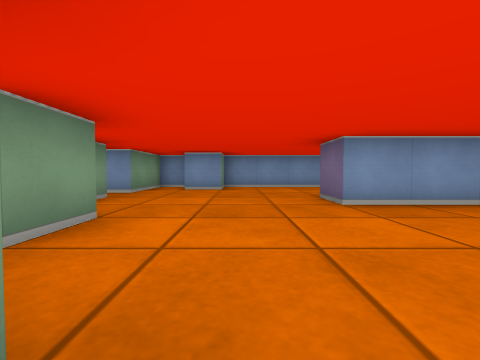
[1] (above)

24 first-person views from a walk through a cub3D maze. The camera is about half as high as the walls, tilts 2° down and sees 90° across. The floor is counted in squares. Each view is taken from the middle of a square. On the plan, view 1 faces up. The plan holds only what a view shows up to about 9 squares ahead; the rest is blank.

[2]
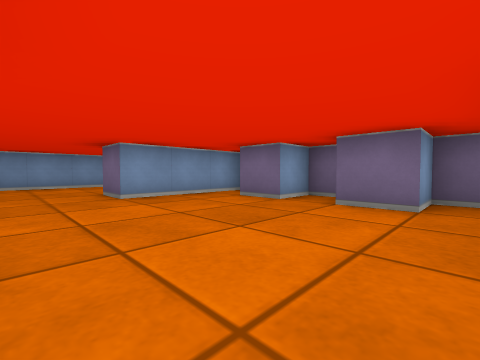

[3]
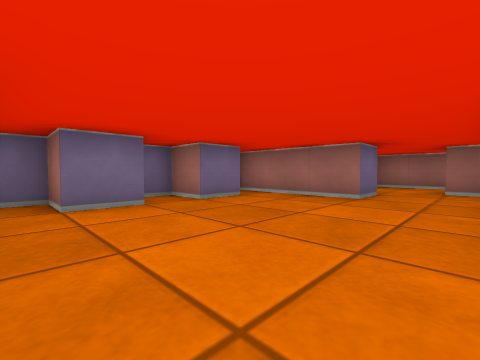

[4]
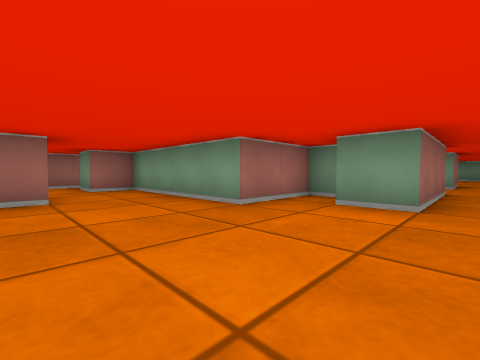

[5]
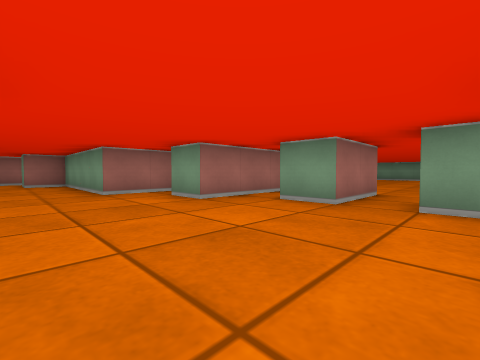

[6]
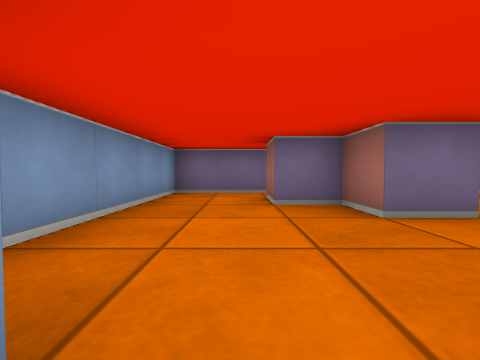

[7]
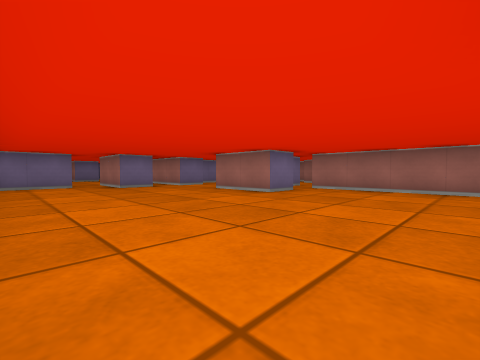

[8]
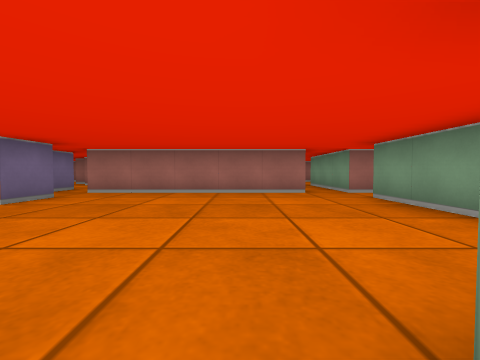

[9]
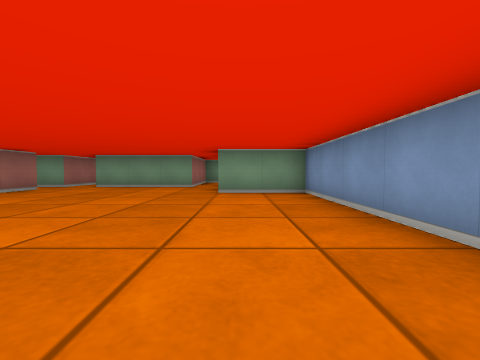

[10]
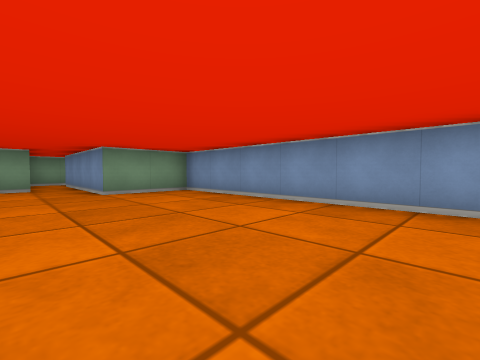

[11]
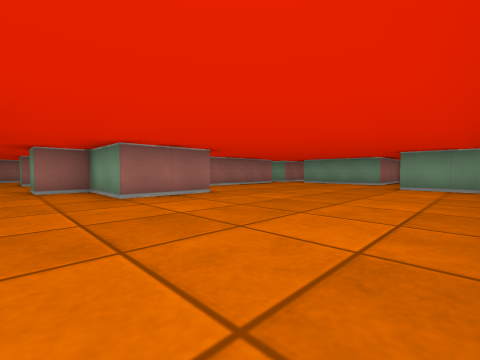

[12]
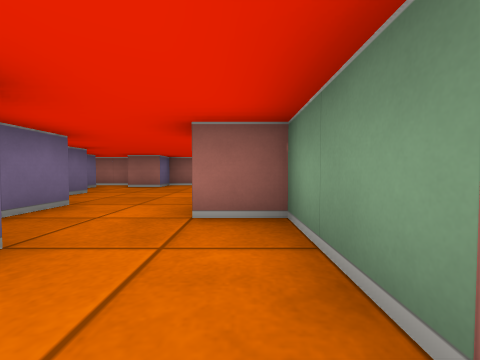

[13]
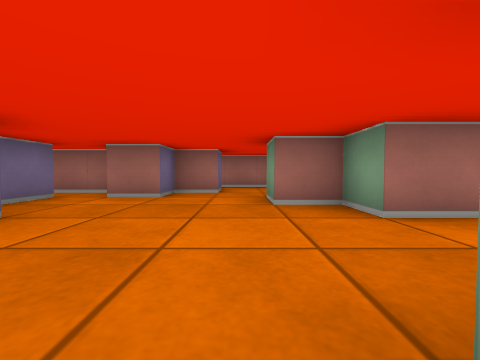

[14]
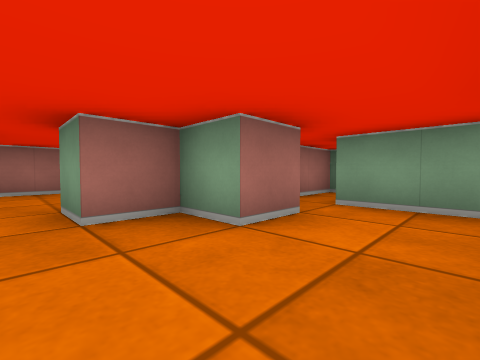

[15]
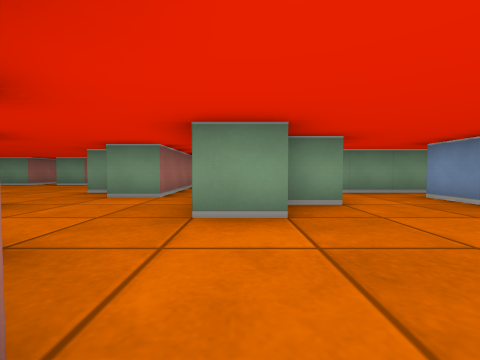

[16]
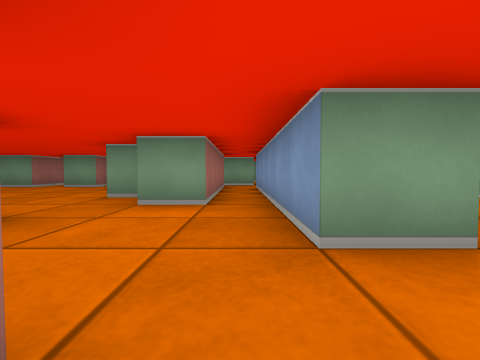

[17]
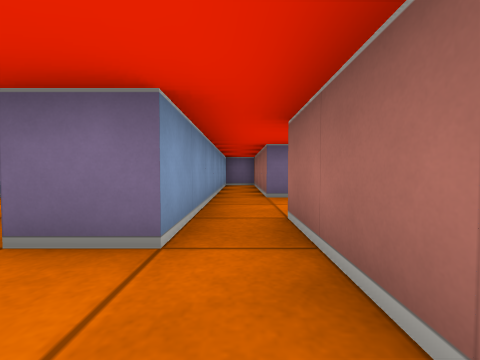

[18]
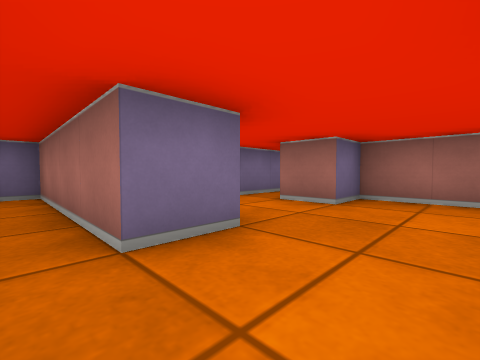

[19]
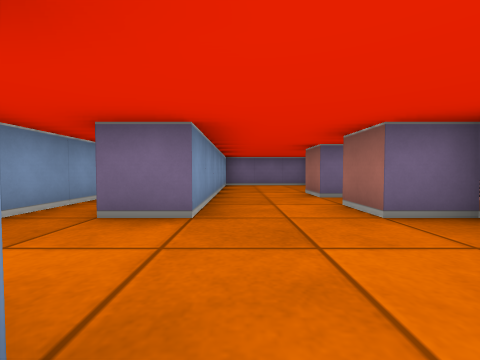

[20]
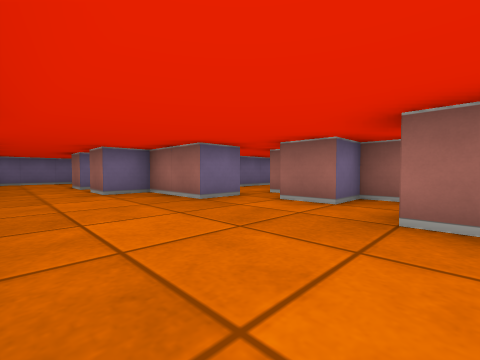

[21]
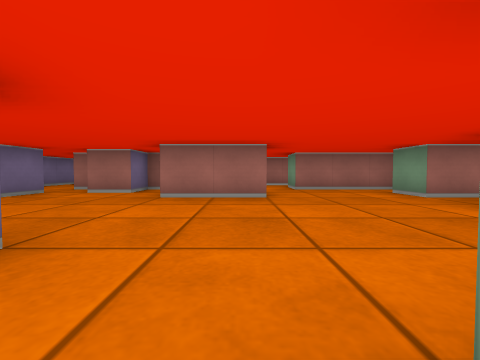

[22]
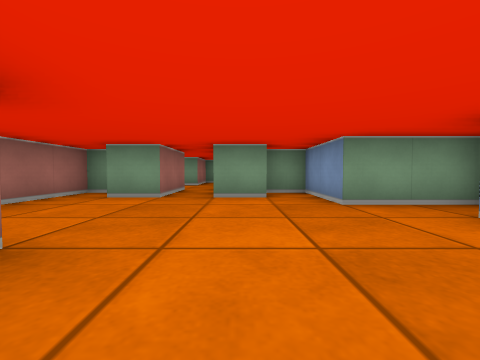

[23]
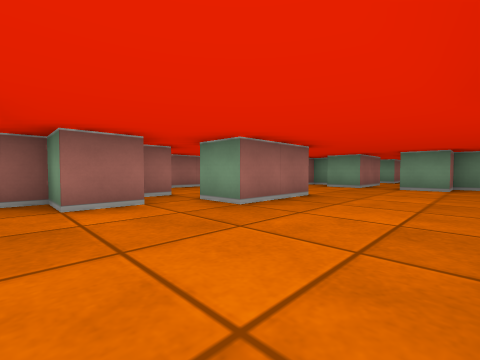

[24]
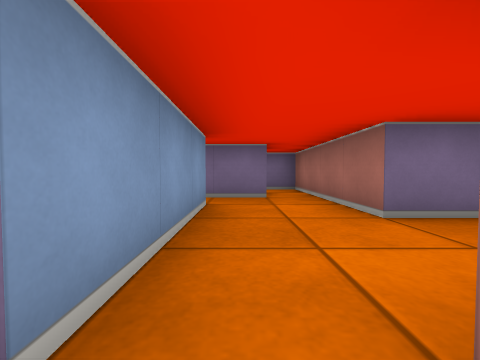

### Floor plan
Key: @ floor where view 1 was taken; # wall or solid block; . floor.
Columns run from 18 left of view 1 to 5 right of it. Each row starts with its distance up from view 1.
  8      #######   #########
  7      #.........#.#.....#
  6 # ####.........#.......#
  5 #....................#.#
  4   ##..........##....####
  3    #...................#
  2    #......##..###.....##
  1    ........#...#.......#
  0   ##.#####.##..###@...##
 -1    #.    #.......#.....#
 -2    #.    #......##..####
 -3        #...#.....#...
 -4        ######....##..
 -5      #.........#.....
 -6      # ####...########
 -7        #.#...........#
 -8      ###....###..#######
 -9      #.................#
-10      ##................#
-11    ..............#.#...#
-12   #. ##...##...###.#
-13      #.......#.....#
-14      ####...###......#
-15          ...    .#####
-16         ###      #

Positions as (right, up) in squares from view 1, and headings:
1: (0, 0), facing up
2: (0, -1), facing up-right
3: (0, 3), facing down-right
4: (2, 3), facing down-left
5: (1, 6), facing down-left
6: (-1, 6), facing right
7: (-12, 7), facing down-right
8: (-12, 6), facing down
9: (-7, 6), facing left
10: (-7, 4), facing up-left
11: (-5, 7), facing down-left
12: (-6, 3), facing down
13: (-5, 0), facing down
14: (-5, -1), facing down-left
15: (-3, -4), facing left
16: (-4, -5), facing left
17: (-6, -7), facing right
18: (-3, -7), facing down-right
19: (-4, -9), facing right
20: (-7, -9), facing down-right
21: (-8, -7), facing down
22: (-7, -10), facing left
23: (-4, -9), facing down-left
24: (-4, -13), facing right
